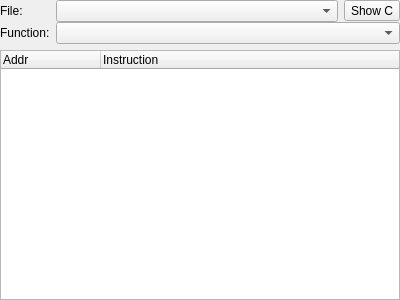
<?xml version="1.0" encoding="UTF-8"?>
<ui version="4.0">
 <class>Disassembler</class>
 <widget class="QDockWidget" name="Disassembler">
  <property name="geometry">
   <rect>
    <x>0</x>
    <y>0</y>
    <width>400</width>
    <height>300</height>
   </rect>
  </property>
  <property name="windowTitle">
   <string>Disassembler</string>
  </property>
  <widget class="QWidget" name="dockWidgetContents">
   <layout class="QGridLayout" name="gridLayout_2">
    <property name="margin">
     <number>0</number>
    </property>
    <item row="0" column="0">
     <layout class="QGridLayout" name="gridLayout">
      <property name="horizontalSpacing">
       <number>-1</number>
      </property>
      <property name="verticalSpacing">
       <number>0</number>
      </property>
      <item row="0" column="1">
       <widget class="QComboBox" name="file">
        <property name="sizePolicy">
         <sizepolicy hsizetype="Expanding" vsizetype="Fixed">
          <horstretch>0</horstretch>
          <verstretch>0</verstretch>
         </sizepolicy>
        </property>
       </widget>
      </item>
      <item row="0" column="0" rowspan="2">
       <layout class="QVBoxLayout" name="verticalLayout">
        <property name="spacing">
         <number>0</number>
        </property>
        <item>
         <widget class="QLabel" name="label">
          <property name="text">
           <string>File:</string>
          </property>
         </widget>
        </item>
        <item>
         <widget class="QLabel" name="label_2">
          <property name="text">
           <string>Function:</string>
          </property>
         </widget>
        </item>
       </layout>
      </item>
      <item row="0" column="2">
       <widget class="QToolButton" name="showMode">
        <property name="text">
         <string>Show C</string>
        </property>
       </widget>
      </item>
      <item row="1" column="1" colspan="2">
       <widget class="QComboBox" name="func"/>
      </item>
     </layout>
    </item>
    <item row="1" column="0">
     <widget class="QTreeWidget" name="view">
      <property name="contextMenuPolicy">
       <enum>Qt::CustomContextMenu</enum>
      </property>
      <property name="selectionBehavior">
       <enum>QAbstractItemView::SelectItems</enum>
      </property>
      <property name="indentation">
       <number>0</number>
      </property>
      <property name="allColumnsShowFocus">
       <bool>true</bool>
      </property>
      <property name="wordWrap">
       <bool>true</bool>
      </property>
      <column>
       <property name="text">
        <string>Addr</string>
       </property>
      </column>
      <column>
       <property name="text">
        <string>Instruction</string>
       </property>
      </column>
     </widget>
    </item>
   </layout>
  </widget>
 </widget>
 <resources/>
 <connections/>
</ui>
